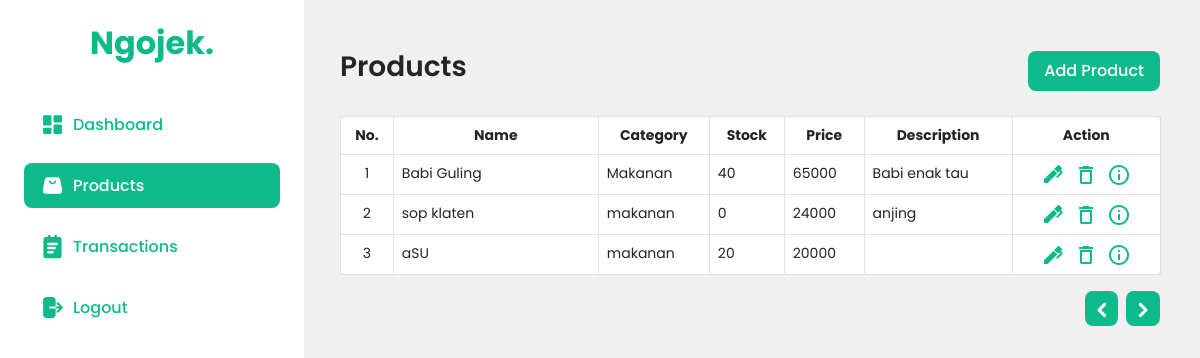
The app's page /dashboard/pages/seller/product.php (signed in) with its own data.
### tables this page shows
CREATE TABLE `menu` (
  `menu_id` char(5) NOT NULL,
  `name` varchar(100) DEFAULT NULL,
  `category` varchar(100) DEFAULT NULL,
  `stock` int(11) DEFAULT NULL,
  `price` int(11) DEFAULT NULL,
  `description` text DEFAULT NULL,
  `merchant_id` char(5) DEFAULT NULL,
  `image` varchar(255) DEFAULT NULL
);

### dashboard/pages/seller/product.php (the view, shortened to what this page needs)
<?php
    include("../../../Database/connection.php");
    $start = 0;
    $rowPerPage = 10;
    $logged_id = $_COOKIE["cookie_merchant_id"];
    $logged_type = $_COOKIE["cookie_merchant_type"];
    if ($logged_type == 'Restaurant'){
        $rows = mysqli_query($conn, "select * from menu where merchant_id = '$logged_id'");
    } else {
        $rows = mysqli_query($conn, "select * from item where merchant_id = '$logged_id'");
    }
    $numRows = mysqli_num_rows($rows);
    $pages = ceil($numRows / $rowPerPage);
?>
<!DOCTYPE html>
<html lang="en">
<head>
    <link href="https://cdn.jsdelivr.net/npm/bootstrap@5.0.2/dist/css/bootstrap.min.css" rel="stylesheet">
    <link rel="stylesheet" href="../admin/style/style.css">
</head>
<body>
    <div class="kontainer">
        <?php include("sidebar.php"); ?>
        <div class="container-content">
            <div class="header-content">
                <h2>Products</h2>
                <button type="button" data-bs-toggle="modal" data-bs-target="#modalAdd">Add Product</button>
            </div>
            <table class="table table-bordered bg-white">
                <thead>
                    <tr>
                        <th scope="col">No.</th>
                        <th scope="col" class="w-25">Name</th>
                        <th scope="col">Category</th>
                        <th scope="col">Stock</th>
                        <th scope="col">Price</th>
                        <th scope="col">Description</th>
                        <th scope="col">Action</th>
                    </tr>
                </thead>
                <tbody>
                    <?php
                    $no = 1;
                    if($logged_type == 'Restaurant'){
                        $sql = "select * from menu where merchant_id = '$logged_id' limit $start, $rowPerPage";
                    } else {
                        $sql = "select * from item where merchant_id = '$logged_id' limit $start, $rowPerPage";
                    }
                    $res = mysqli_query($conn, $sql);
                    while ($row = mysqli_fetch_assoc($res)) :
                        $no++;
                    ?>
                        <tr>
                            <th><?= ++$start; ?></th>
                            <td><?= $row["name"] ?></td>
                            <td><?= $row["category"] ?></td>
                            <td><?= $row["stock"] ?></td>
                            <td><?= $row["price"] ?></td>
                            <td><?= $row["description"] ?></td>
                            <th>
                                <button type="button" data-bs-toggle="modal" data-bs-target="#modalEdit<?= $no ?>">
                                </button>
                                <button type="button" data-bs-toggle="modal" data-bs-target="#modalDelete<?= $no ?>">
                                </button>
                                <button type="button" data-bs-toggle="modal" data-bs-target="#modalDetail<?= $no ?>">
                                </button>
                            </th>
                        </tr>
        </div>
    </div>
<?php endwhile; ?>
<div class="wrap-bottom">
<?php
if (isset($_GET['page']) && $_GET['page'] > 1) {
?>
    <a href="?page=<?= $_GET['page'] - 1 ?>">
        <button class="arrow-btn">
            <svg xmlns="http://www.w3.org/2000/svg" width="24" height="24" viewBox="0 0 24 24" fill="none">
                <g clip-path="url(#clip0_187_949)">
                    <path fill-rule="evenodd" clip-rule="evenodd" d="M7.94011 13.0601C7.65921 12.7788 7.50143 12.3976 7.50143 12.0001C7.50143 11.6026 7.65921 11.2213 7.94011 10.9401L13.5961 5.28209C13.8775 5.00083 14.2591 4.84287 14.657 4.84296C15.0548 4.84305 15.4363 5.00119 15.7176 5.28259C15.9989 5.56398 16.1568 5.94558 16.1567 6.34344C16.1566 6.7413 15.9985 7.12283 15.7171 7.40409L11.1211 12.0001L15.7171 16.5961C15.9905 16.8789 16.1419 17.2577 16.1386 17.651C16.1354 18.0443 15.9778 18.4206 15.6998 18.6988C15.4219 18.9771 15.0457 19.135 14.6524 19.1386C14.2591 19.1422 13.8801 18.9912 13.5971 18.7181L7.93911 13.0611L7.94011 13.0601Z" fill="white" />
                </g>
                <defs>
                    <clipPath id="clip0_187_949">
                        <rect width="24" height="24" fill="white" transform="translate(24 24) rotate(-180)" />
                    </clipPath>
                </defs>
            </svg>
        </button>
    </a>
<?php
} else {
?>
    <a href="">
        <button class="arrow-btn">
        </button>
    </a>
<?php
}
?>
<?php
if (!isset($_GET['page']) && $numRows > $rowPerPage) {
?>
    <a href="?page=2">
        <button class="arrow-btn right-btn">
            <svg xmlns="http://www.w3.org/2000/svg" width="24" height="24" viewBox="0 0 24 24" fill="none">
                <g clip-path="url(#clip0_187_945)">
                    <path fill-rule="evenodd" clip-rule="evenodd" d="M16.0599 10.9399C16.3408 11.2212 16.4986 11.6024 16.4986 11.9999C16.4986 12.3974 16.3408 12.7787 16.0599 13.0599L10.4039 18.7179C10.1225 18.9992 9.74089 19.1571 9.34304 19.157C8.94518 19.1569 8.56365 18.9988 8.28239 18.7174C8.00113 18.436 7.84317 18.0544 7.84326 17.6566C7.84336 17.2587 8.00149 16.8772 8.28289 16.5959L12.8789 11.9999L8.28289 7.40391C8.00952 7.12114 7.85814 6.7423 7.86137 6.34901C7.8646 5.95571 8.02218 5.57941 8.30016 5.30117C8.57815 5.02292 8.95429 4.86499 9.34759 4.86139C9.74088 4.85779 10.1199 5.0088 10.4029 5.28191L16.0609 10.9389L16.0599 10.9399Z" fill="white" />
                </g>
                <defs>
                    <clipPath id="clip0_187_945">
                        <rect width="24" height="24" fill="white" />
                    </clipPath>
                </defs>
            </svg>
        </button>
    </a>
<?php
} elseif (!isset($_GET['page']) && $numRows <= $rowPerPage) {
?>
    <a href="">
        <button class="arrow-btn right-btn">
        </button>
    </a>
<?php
}
?>
</div>
</body>
</html>

### dashboard/pages/admin/style/style.css (style rules this page uses)
:root { --primary: #0dba8a; --text-white: #ffffff; --text-black: #092e24; --bg-grey: #f0f0f0; --bg-secondary: #dcf6ef; }
body { margin: 0; padding: 0; }
* { -webkit-box-sizing: content-box; -moz-box-sizing: content-box; box-sizing: content-box; }
*:before, *:after { -webkit-box-sizing: content-box; -moz-box-sizing: content-box; box-sizing: content-box; }
.kontainer { display: flex; height: 100vh; background-color: var(--bg-grey); }
.kontainer .container-content { padding: 50px 40px 50px 40px; width: 77%; padding-left: 340px; }
.header-content { display: flex; justify-content: space-between; align-items: center; font-family: "poppins"; margin-bottom: 1.5rem; }
.header-content h2 { font-size: 1.75rem; font-weight: 600; }
.header-content button { color: white; padding: 0.5rem 1rem; background-color: var(--primary); border-radius: 0.5rem; border: none; font-size: 1rem; font-weight: 500; transition: .3s all ease; }
.table { font-family: 'poppins'; font-size: 14px; border-radius: 0.5rem; }
table tbody tr th button { border: none; background-color: var(--text-white); }
table thead tr th { text-align: center; }
table tbody tr th { text-align: center; font-weight: 400; }
.wrap-bottom { display: flex; justify-content: right; }
.wrap-bottom a { text-decoration: none; }
.wrap-bottom a .arrow-btn { background-color: var(--primary); border-radius: .5rem; border: none; padding: .3rem .3rem; }
.wrap-bottom a .arrow-btn.right-btn { margin-left: .5rem; }

### dashboard/pages/seller/style/sidebar.css (style rules this page uses)
:root { --primary: #0dba8a; --text-white: #ffffff; --text-black: #092e24; --bg-grey: #f0f0f0; --bg-secondary: #dcf6ef; }
body { margin: 0; padding: 0; }

### records on screen
menu: name "Babi Guling", category "Makanan", stock "40", price "65000", description "Babi enak tau"
menu: name "sop klaten", category "makanan", stock "0", price "24000", description "anjing"
menu: name "aSU", category "makanan", stock "20", price "20000"
